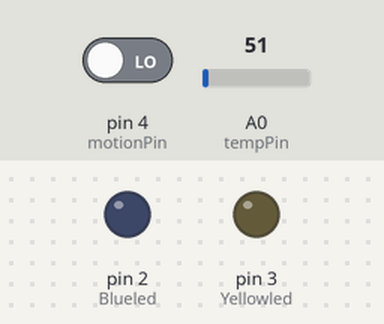
Bench run of a sketch on a simulated Arduino Uno, built with avr-gcc and run on an emulated ATmega328P. Parts: output pins drawn as LEDs (lit = HIGH). Inputs (shaded band) come from the test bench; at power-on: A0 (tempPin) = 51, pin 4 (motionPin) LOW. What the sketch prints to the serial monitor is not drawn.

Above: at 1.8 s.
1.9 s: A0 (tempPin) set to 137
3.7 s: A0 (tempPin) set to 161
At 5.4 s:
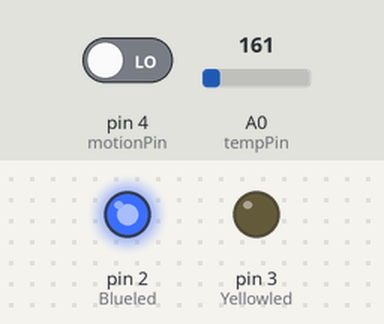
6.0 s: pin 4 (motionPin) driven HIGH
At 7.0 s:
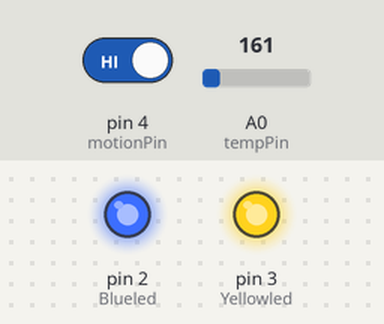
8.0 s: A0 (tempPin) set to 112
At 9.4 s:
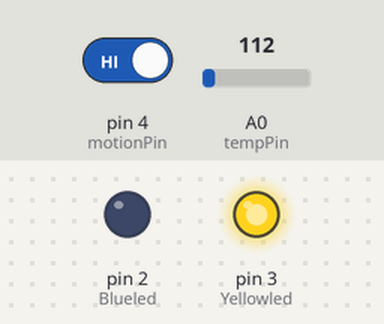
10.0 s: A0 (tempPin) set to 163
At 11.1 s:
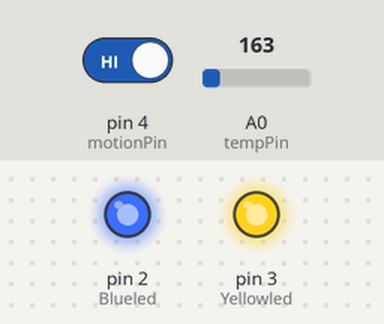
12.0 s: A0 (tempPin) set to 86
At 13.5 s:
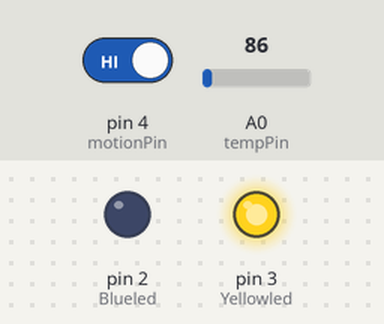
Timing chart, 0 to 15.0 s (numbered marks = the images above; inputs shaded):
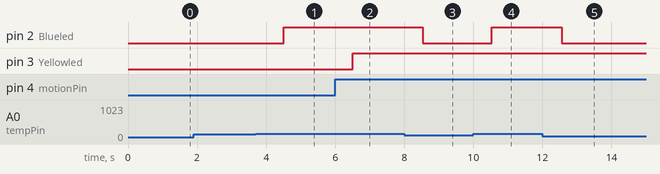

The sketch:

Interrupt_2.ino
```cpp
const int tempPin = A0;  // Analog pin for temperature sensor
const int Blueled = 2;    // Digital pin for LED
const int Yellowled = 3;
const int motionPin = 4;  // Digital pin for ultrasonic sensor

int tempValue = 0;

void setup() {
  Serial.begin(9600);
  pinMode(Blueled, OUTPUT);
  pinMode(Yellowled, OUTPUT);
  pinMode(motionPin, INPUT);  // Set ultrasonicPin as an input
  attachInterrupt(digitalPinToInterrupt(tempPin), temperatureChangeISR, CHANGE);
  attachInterrupt(digitalPinToInterrupt(motionPin), motionISR, CHANGE);
}

void loop()
{
  temperatureChangeISR();
  motionISR ();
}

void temperatureChangeISR()
{
  tempValue = analogRead(tempPin);

  // Performing the calculation (tempValue)/6.12 to adjust the temperature
  float adjustedTemp = tempValue / 6.12;
  Serial.print("Temperature: ");
  Serial.print(adjustedTemp);
  delay (500);

  if (adjustedTemp > 25)
  {
    digitalWrite(Blueled, HIGH);
  	Serial.println(" LED ON (Interrupted)");
  }
  else
  {
    digitalWrite(Blueled, LOW);
    Serial.println(" Not Interrupted");
  }
}

void motionISR() {
  int motionDetected = digitalRead(motionPin);

  if (motionDetected == HIGH) {
    digitalWrite(Yellowled, HIGH);
    Serial.println("Motion detected!(Interrupted");
  } else {
    digitalWrite(Yellowled, LOW);
    delay(500);
  }
}
```

Measured:
- the behaviour switches between 153 and 154 on A0 (tempPin) (found by bisection; images 0 and 1)
- after the input at 1.9 s, every drawn part: stays the same
- after the input at 3.7 s, pin 2 (Blueled): LOW → HIGH after 0.80 s
- after the input at 6.0 s, pin 3 (Yellowled): LOW → HIGH after 0.51 s
- after the input at 8.0 s, pin 2 (Blueled): HIGH → LOW after 0.53 s
- after the input at 10.0 s, pin 2 (Blueled): LOW → HIGH after 0.54 s
- after the input at 12.0 s, pin 2 (Blueled): HIGH → LOW after 0.56 s
